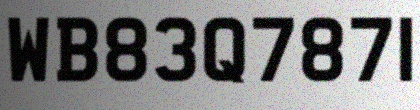
#> input picture data/synthetic_plates/images/synthetic_00350.jpg, 420 x 110 px
$ python -i enhancers.py   (imports and definitions only)
#> lines starting #> are read from the running program, lines starting #| are printed output that depends on the picture
#> further down, picture is the input picture: shape (110, 420, 3); mean B, G, R 126.2, 126.2, 126.2
import cv2
import numpy as np
import os
import logging

logger = logging.getLogger("enhancers")

class ImageEnhancer:
    def __init__(self, fsrcnn_model_path: str = "weights/FSRCNN_x2.pb"):
        self.fsrcnn_path = fsrcnn_model_path
        self.sr = None

        # Initialize FSRCNN if available
        if os.path.exists(self.fsrcnn_path):
            try:
                self.sr = cv2.dnn_superres.DnnSuperResImpl_create()
                self.sr.readModel(self.fsrcnn_path)
                self.sr.setModel("fsrcnn", 2)
                logger.info(f"Loaded FSRCNN super resolution model from {self.fsrcnn_path}")
            except Exception as e:
                logger.error(f"Failed to load FSRCNN model: {e}")
                self.sr = None
        else:
            logger.warning(f"FSRCNN model not found at {self.fsrcnn_path}. AI upscaling will fallback to Bicubic.")

    def enhance_traditional_cv(self, image: np.ndarray) -> np.ndarray:
        if image is None or image.size == 0:
            return image

        h, w = image.shape[:2]
#> h = 110; w = 420
        upscaled = cv2.resize(image, (w * 2, h * 2), interpolation=cv2.INTER_LANCZOS4)
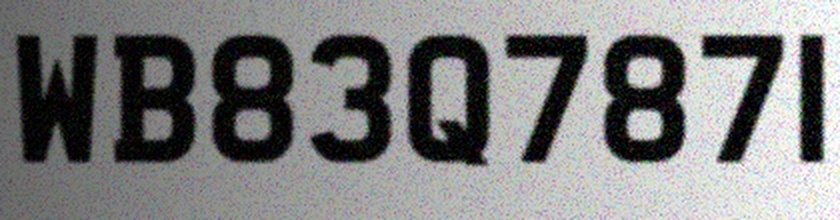
#> upscaled: shape (220, 840, 3); mean B, G, R 126.3, 126.2, 126.2

        gray = cv2.cvtColor(upscaled, cv2.COLOR_BGR2GRAY)
        clahe = cv2.createCLAHE(clipLimit=2.0, tileGridSize=(4, 4))
        enhanced_gray = clahe.apply(gray)
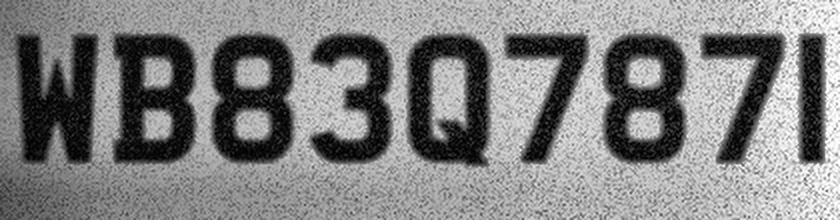
#> enhanced_gray: shape (220, 840); min 2, max 255, mean 128.7
        enhanced = cv2.cvtColor(enhanced_gray, cv2.COLOR_GRAY2BGR)

        gaussian = cv2.GaussianBlur(enhanced, (5, 5), 1.0)
        sharpened = cv2.addWeighted(enhanced, 1.5, gaussian, -0.5, 0)

        return sharpened

    def enhance_safe_ai(self, image: np.ndarray) -> np.ndarray:
        if image is None or image.size == 0:
            return image

        if self.sr is not None:
            try:
                return self.sr.upsample(image)
            except Exception as e:
                logger.error(f"FSRCNN upsample failed: {e}")

        h, w = image.shape[:2]
        return cv2.resize(image, (w * 2, h * 2), interpolation=cv2.INTER_LANCZOS4)

>>> import cv2
>>> picture = cv2.imread('../data/synthetic_plates/images/synthetic_00350.jpg')
>>> result = ImageEnhancer().enhance_traditional_cv(picture)

$ run again, on data/synthetic_plates/images/synthetic_00500.jpg
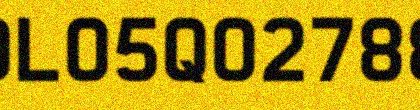
#> input picture data/synthetic_plates/images/synthetic_00500.jpg, 420 x 110 px
#> picture is the input picture: shape (110, 420, 3); mean B, G, R 16.2, 148.8, 176.1
#> in enhance_traditional_cv, `gray = cv2.cvtColor(upscaled, cv2.COLOR_BGR2GRAY)`:
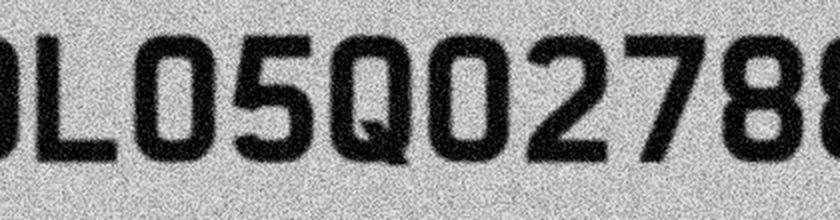
#> gray: shape (220, 840); min 0, max 237, mean 141.8
#> in enhance_traditional_cv, `gaussian = cv2.GaussianBlur(enhanced, (5, 5), 1.0)`:
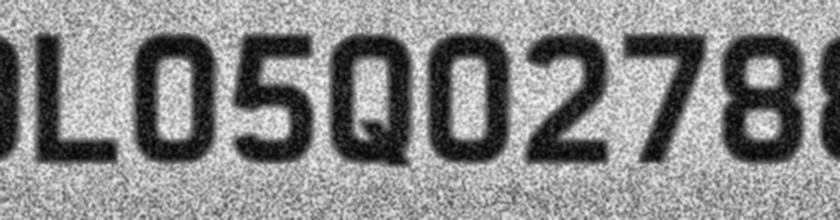
#> gaussian: shape (220, 840, 3); min 4, max 245, mean 136.9

$ run again, on data/synthetic_plates/images/synthetic_03021.jpg
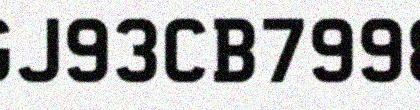
#> input picture data/synthetic_plates/images/synthetic_03021.jpg, 420 x 110 px
#> picture is the input picture: shape (110, 420, 3); mean B, G, R 179.9, 180.1, 179.8
#> in enhance_traditional_cv, `upscaled = cv2.resize(image, (w * 2, h * 2), interpolation=cv2.INTER_L..`:
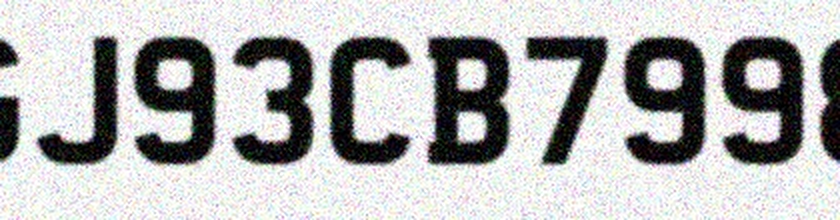
#> upscaled: shape (220, 840, 3); mean B, G, R 179.8, 179.9, 179.7
#> in enhance_traditional_cv, `enhanced_gray = clahe.apply(gray)`:
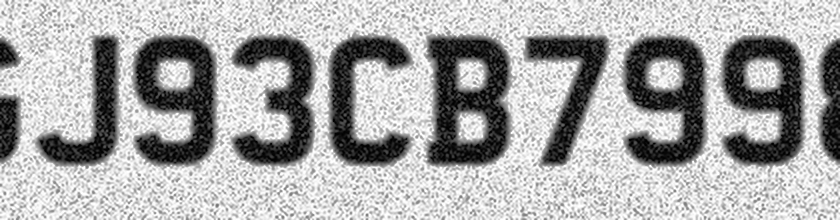
#> enhanced_gray: shape (220, 840); min 2, max 255, mean 168.8

$ run again, on data/synthetic_plates/images/synthetic_03306.jpg
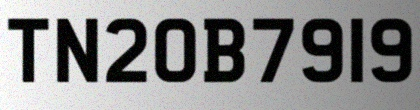
#> input picture data/synthetic_plates/images/synthetic_03306.jpg, 420 x 110 px
#> picture is the input picture: shape (110, 420, 3); mean B, G, R 138, 138, 137.9
#> in enhance_traditional_cv, `upscaled = cv2.resize(image, (w * 2, h * 2), interpolation=cv2.INTER_L..`:
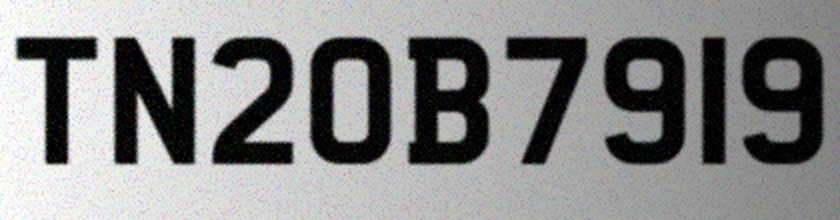
#> upscaled: shape (220, 840, 3); mean B, G, R 138, 138, 138
#> in enhance_traditional_cv, `enhanced_gray = clahe.apply(gray)`:
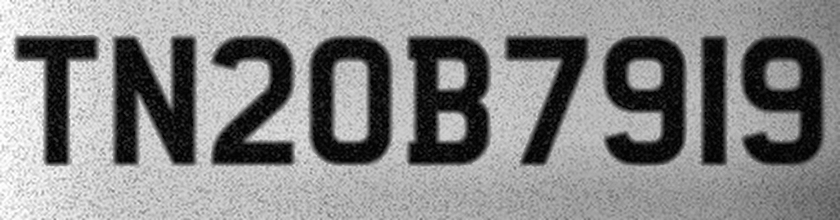
#> enhanced_gray: shape (220, 840); min 2, max 255, mean 135.1
